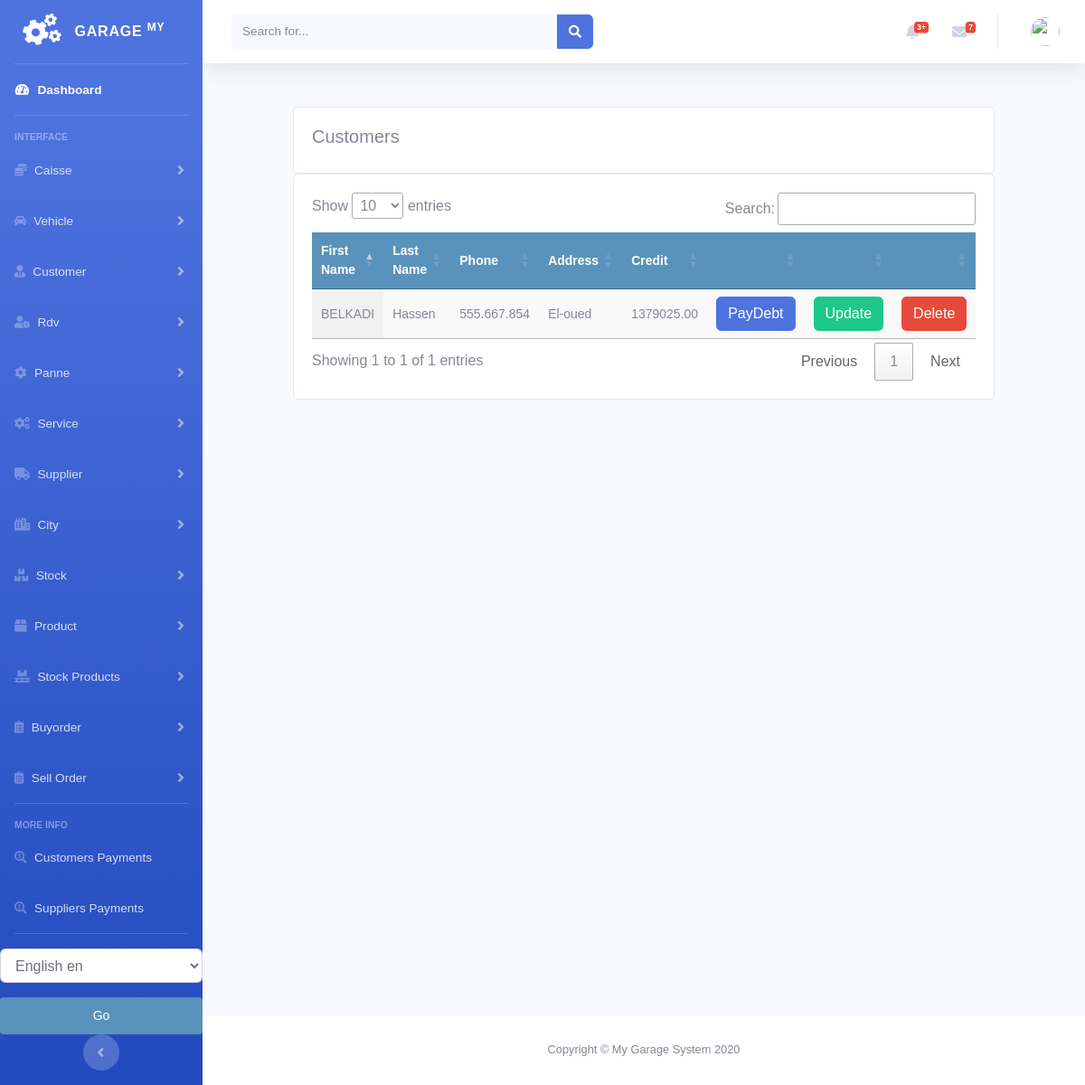
/supplier/supplier_list, run on an earlier commit of the app's database.
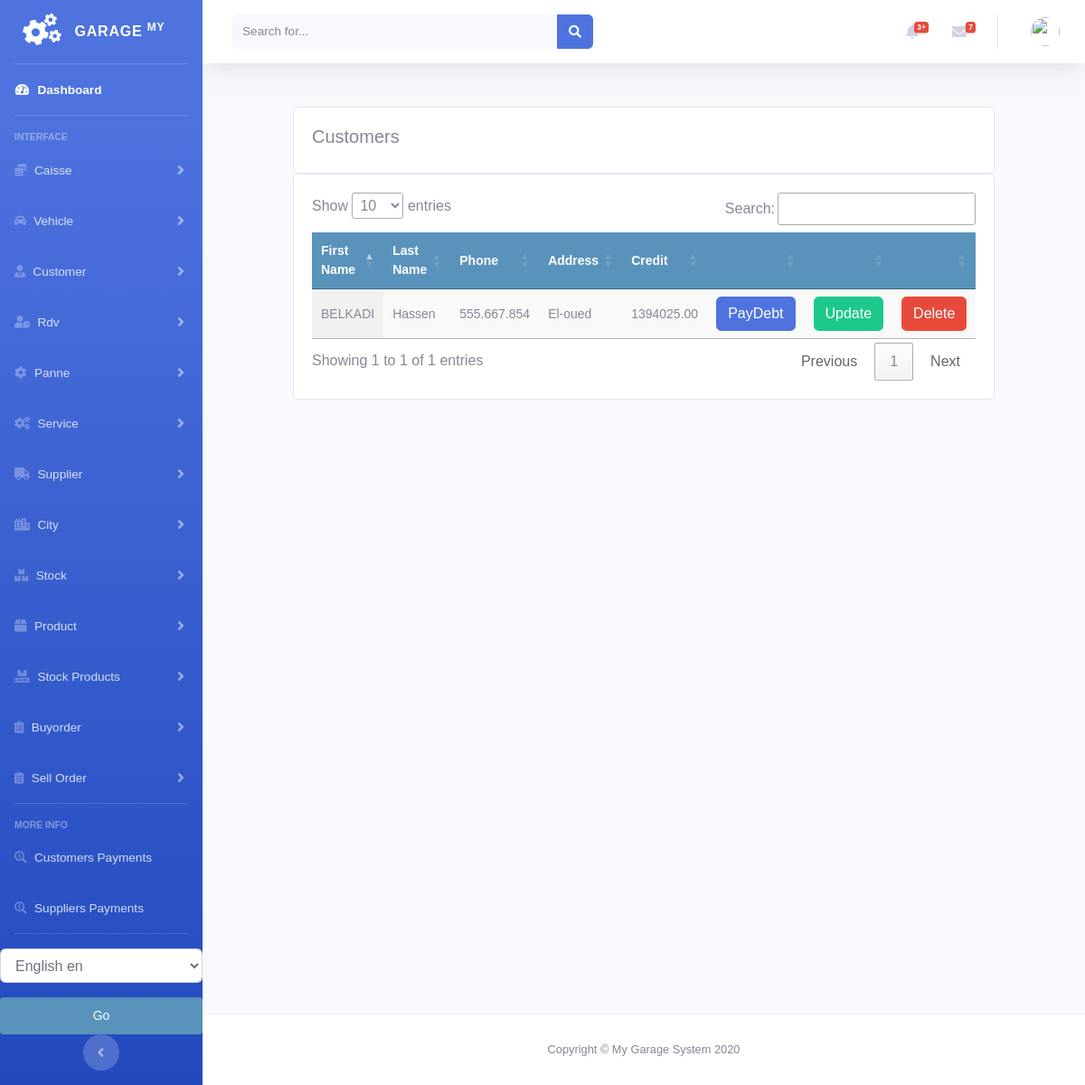
And on a later commit of the database.
### supplier/models.py (models this page shows, shortened)
class Supplier(models.Model):
    firstname = models.CharField(max_length=250, null=True)
    lastname = models.CharField(max_length=250, null=True)
    address = models.CharField(max_length=200, null=True)
    phone = models.CharField(max_length=200, null=True)
    email = models.EmailField(null=True)
    date_created = models.DateTimeField(auto_now_add=True, null=True)
    date_joined = models.DateField(null=True)
    credit = models.DecimalField(max_digits=10, decimal_places=2, null=True, default=0.0)

### supplier/views.py (the view)
# urls.py: path('supplier_list', views.supplier_list, name='supplier_list'),
def supplier_list(request):
    suppliers = Supplier.objects.all()
    context = {
        'suppliers': suppliers
    }
    return render(request, 'supplier/list_supplier.html', context)

### supplier/templates/supplier/list_supplier.html (shortened to what this page needs)
{% extends 'home.html' %}
{% load static %}
{% load i18n %}
{% block content %}
<br>
<div class="row">
    <div class="col">
        <div class="card card-body">
            <h5>{% trans "Customers" %}</h5>
        </div>
        <div class="card card-body">
            <table id="table_id" class="display text-center">
                <thead>
                <tr>
                    <th>{% trans "First Name" %}</th>
                    <th>{% trans "Last Name" %}</th>
                    <th>{% trans "Phone" %}</th>
                    <th>{% trans "Address" %}</th>
                    <th>{% trans "Credit" %}</th>
                    <th></th>
                    <th></th>
                    <th></th>
                </tr>
                </thead>
                <tbody>
                {% for supplier in suppliers %}
                <tr>
                    <td>
                        {{supplier.firstname}}
                    </td>
                    <td>
                        {{supplier.lastname}}
                    </td>
                    <td>
                        {{supplier.phone}}
                    </td>
                    <td>
                        {{supplier.address}}
                    </td>
                    <td>
                        {{supplier.credit}}
                    </td>
                    <td>
                        {% if supplier.credit > 0%}
                        <a class="btn btn-primary " href="{% url 'payments:create_supplier_payment_by_supplier' supplier.id %}">{% trans "PayDebt" %}</a>
                        {% endif %}
                    </td>
                    <td>
                        <a class="btn btn-success " href="{% url 'supplier:update_supplier' supplier.id %}">{% trans "Update" %}</a>
                    </td>
                    <td>
                        <a class="btn btn-danger " href="{% url 'supplier:delete_supplier' supplier.id %}">{% trans "Delete" %}</a>
                    </td>
                </tr>
                {% endfor %}
                </tbody>
            </table>
        </div>
    </div>
</div>
{% endblock %}
{% block jsscript %}
<link rel="stylesheet" href="https://ajax.googleapis.com/ajax/libs/jqueryui/1.12.1/themes/smoothness/jquery-ui.css">
<link rel="stylesheet" href="https://cdnjs.cloudflare.com/ajax/libs/chosen/1.8.7/chosen.min.css"/>
<link rel="stylesheet" type="text/css" href="https://cdn.datatables.net/1.10.22/css/jquery.dataTables.css">
{% endblock %}

What changed in the data, as far as the page shows it:
changed Supplier "BELKADI": credit "1379025.00" → "1394025.00"
